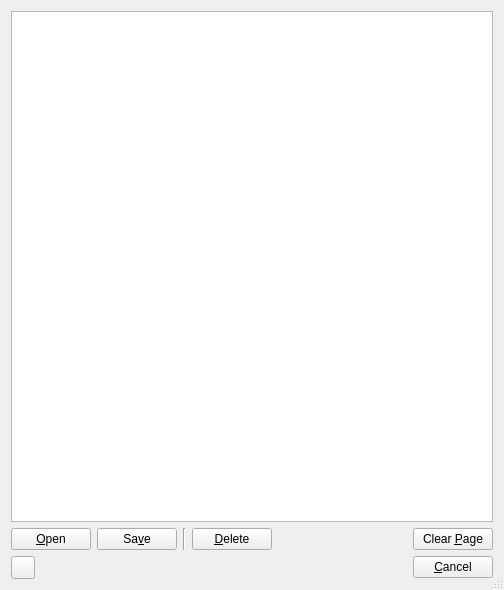
<?xml version="1.0" encoding="UTF-8"?>
<ui version="4.0">
 <class>Provisioning</class>
 <widget class="QDialog" name="Provisioning">
  <property name="geometry">
   <rect>
    <x>0</x>
    <y>0</y>
    <width>504</width>
    <height>590</height>
   </rect>
  </property>
  <property name="windowTitle">
   <string>Provisioning Editor</string>
  </property>
  <property name="sizeGripEnabled">
   <bool>true</bool>
  </property>
  <layout class="QVBoxLayout" name="verticalLayout01">
   <item>
    <widget class="QPlainTextEdit" name="plainTextEdit_main"/>
   </item>
   <item>
    <layout class="QHBoxLayout" name="horizontalLayout">
     <item>
      <widget class="QPushButton" name="pushButton_open">
       <property name="text">
        <string>&amp;Open</string>
       </property>
       <property name="autoDefault">
        <bool>false</bool>
       </property>
      </widget>
     </item>
     <item>
      <widget class="QPushButton" name="pushButton_save">
       <property name="enabled">
        <bool>true</bool>
       </property>
       <property name="whatsThis">
        <string>&lt;html&gt;&lt;head/&gt;&lt;body&gt;&lt;p&gt;Accept the entries, send them to Connman, and close the dialog.&lt;/p&gt;&lt;/body&gt;&lt;/html&gt;</string>
       </property>
       <property name="text">
        <string>Sa&amp;ve</string>
       </property>
       <property name="autoDefault">
        <bool>false</bool>
       </property>
      </widget>
     </item>
     <item>
      <widget class="Line" name="line">
       <property name="orientation">
        <enum>Qt::Vertical</enum>
       </property>
      </widget>
     </item>
     <item>
      <widget class="QPushButton" name="pushButton_delete">
       <property name="text">
        <string>&amp;Delete</string>
       </property>
       <property name="autoDefault">
        <bool>false</bool>
       </property>
      </widget>
     </item>
     <item>
      <spacer name="horizontalSpacer_5">
       <property name="orientation">
        <enum>Qt::Horizontal</enum>
       </property>
       <property name="sizeHint" stdset="0">
        <size>
         <width>40</width>
         <height>20</height>
        </size>
       </property>
      </spacer>
     </item>
     <item>
      <widget class="QPushButton" name="pushButton_resetpage">
       <property name="whatsThis">
        <string>&lt;html&gt;&lt;head/&gt;&lt;body&gt;&lt;p&gt;Clear all entries on the current page.&lt;/p&gt;&lt;p&gt;This button will reset every field on the current page to the default value, which generally means nothing in the field.&lt;/p&gt;&lt;/body&gt;&lt;/html&gt;</string>
       </property>
       <property name="text">
        <string>Clear &amp;Page</string>
       </property>
       <property name="autoDefault">
        <bool>false</bool>
       </property>
      </widget>
     </item>
    </layout>
   </item>
   <item>
    <layout class="QHBoxLayout" name="horizontalLayout_2">
     <item>
      <widget class="QToolButton" name="toolButton_whatsthis">
       <property name="toolTip">
        <string>&lt;html&gt;&lt;head/&gt;&lt;body&gt;&lt;p&gt;What's This&lt;/p&gt;&lt;/body&gt;&lt;/html&gt;</string>
       </property>
       <property name="text">
        <string/>
       </property>
      </widget>
     </item>
     <item>
      <spacer name="horizontalSpacer_4">
       <property name="orientation">
        <enum>Qt::Horizontal</enum>
       </property>
       <property name="sizeHint" stdset="0">
        <size>
         <width>40</width>
         <height>20</height>
        </size>
       </property>
      </spacer>
     </item>
     <item>
      <widget class="QPushButton" name="pushButton_cancel">
       <property name="whatsThis">
        <string>&lt;html&gt;&lt;head/&gt;&lt;body&gt;&lt;p&gt;Close the dialog without sending any entries to Connman.&lt;/p&gt;&lt;/body&gt;&lt;/html&gt;</string>
       </property>
       <property name="text">
        <string>&amp;Cancel</string>
       </property>
       <property name="autoDefault">
        <bool>false</bool>
       </property>
      </widget>
     </item>
    </layout>
   </item>
   <item>
    <layout class="QHBoxLayout" name="horizontalLayout_statusbar"/>
   </item>
  </layout>
  <action name="actionGlobal">
   <property name="text">
    <string>[Global]</string>
   </property>
  </action>
  <action name="actionGlobalName">
   <property name="text">
    <string>Name</string>
   </property>
  </action>
  <action name="actionGlobalDescription">
   <property name="text">
    <string>Description</string>
   </property>
  </action>
  <action name="actionService">
   <property name="text">
    <string>[Service]</string>
   </property>
  </action>
  <action name="actionServiceType">
   <property name="text">
    <string>Type</string>
   </property>
  </action>
  <action name="actionServiceIPv4">
   <property name="text">
    <string>Pv4</string>
   </property>
  </action>
  <action name="actionServiceIPv6">
   <property name="text">
    <string>IPv6</string>
   </property>
  </action>
  <action name="actionServiceMAC">
   <property name="text">
    <string>MAC</string>
   </property>
  </action>
  <action name="actionServiceNameServers">
   <property name="text">
    <string>NameServers</string>
   </property>
  </action>
  <action name="actionServiceTimeServers">
   <property name="text">
    <string>TimeServers</string>
   </property>
  </action>
  <action name="actionServiceSearchDomains">
   <property name="text">
    <string>SearchDomains</string>
   </property>
  </action>
  <action name="actionServiceDomain">
   <property name="text">
    <string>Domain</string>
   </property>
  </action>
  <action name="actionWifi">
   <property name="text">
    <string>[Wifi]</string>
   </property>
  </action>
  <action name="actionWifiName">
   <property name="text">
    <string>Name</string>
   </property>
  </action>
  <action name="actionWifiSSID">
   <property name="text">
    <string>SSID</string>
   </property>
  </action>
  <action name="actionWifiEAP">
   <property name="text">
    <string>EAP</string>
   </property>
  </action>
  <action name="actionWifiCACertFile">
   <property name="text">
    <string>CACertFile</string>
   </property>
  </action>
  <action name="actionWifiClientCertFile">
   <property name="text">
    <string>ClientCertFile</string>
   </property>
  </action>
  <action name="actionWifiPrivateKeyFile">
   <property name="text">
    <string>PrivateKeyFile</string>
   </property>
  </action>
  <action name="actionWifiPrivateKeyPassphrase">
   <property name="text">
    <string>PrivateKeyPassphrase</string>
   </property>
  </action>
  <action name="actionWifiPrivateKeyPassphraseType">
   <property name="text">
    <string>PrivateKeyPassphraseType</string>
   </property>
  </action>
  <action name="actionWifiIdentity">
   <property name="text">
    <string>Identity</string>
   </property>
  </action>
  <action name="actionWifiPhase2">
   <property name="text">
    <string>Phase2</string>
   </property>
  </action>
  <action name="actionWifiPassphrase">
   <property name="text">
    <string>Passphrase</string>
   </property>
  </action>
  <action name="actionWifiSecurity">
   <property name="text">
    <string>Security</string>
   </property>
  </action>
  <action name="actionWifiHidden">
   <property name="text">
    <string>Hidden</string>
   </property>
  </action>
  <action name="actionTemplateEduroamLong">
   <property name="text">
    <string>Eduroam (long)</string>
   </property>
  </action>
  <action name="actionTemplateEduroamShort">
   <property name="text">
    <string>Eduroam (short)</string>
   </property>
  </action>
 </widget>
 <resources/>
 <connections>
  <connection>
   <sender>pushButton_cancel</sender>
   <signal>clicked()</signal>
   <receiver>Provisioning</receiver>
   <slot>reject()</slot>
   <hints>
    <hint type="sourcelabel">
     <x>351</x>
     <y>737</y>
    </hint>
    <hint type="destinationlabel">
     <x>310</x>
     <y>-23</y>
    </hint>
   </hints>
  </connection>
 </connections>
</ui>
